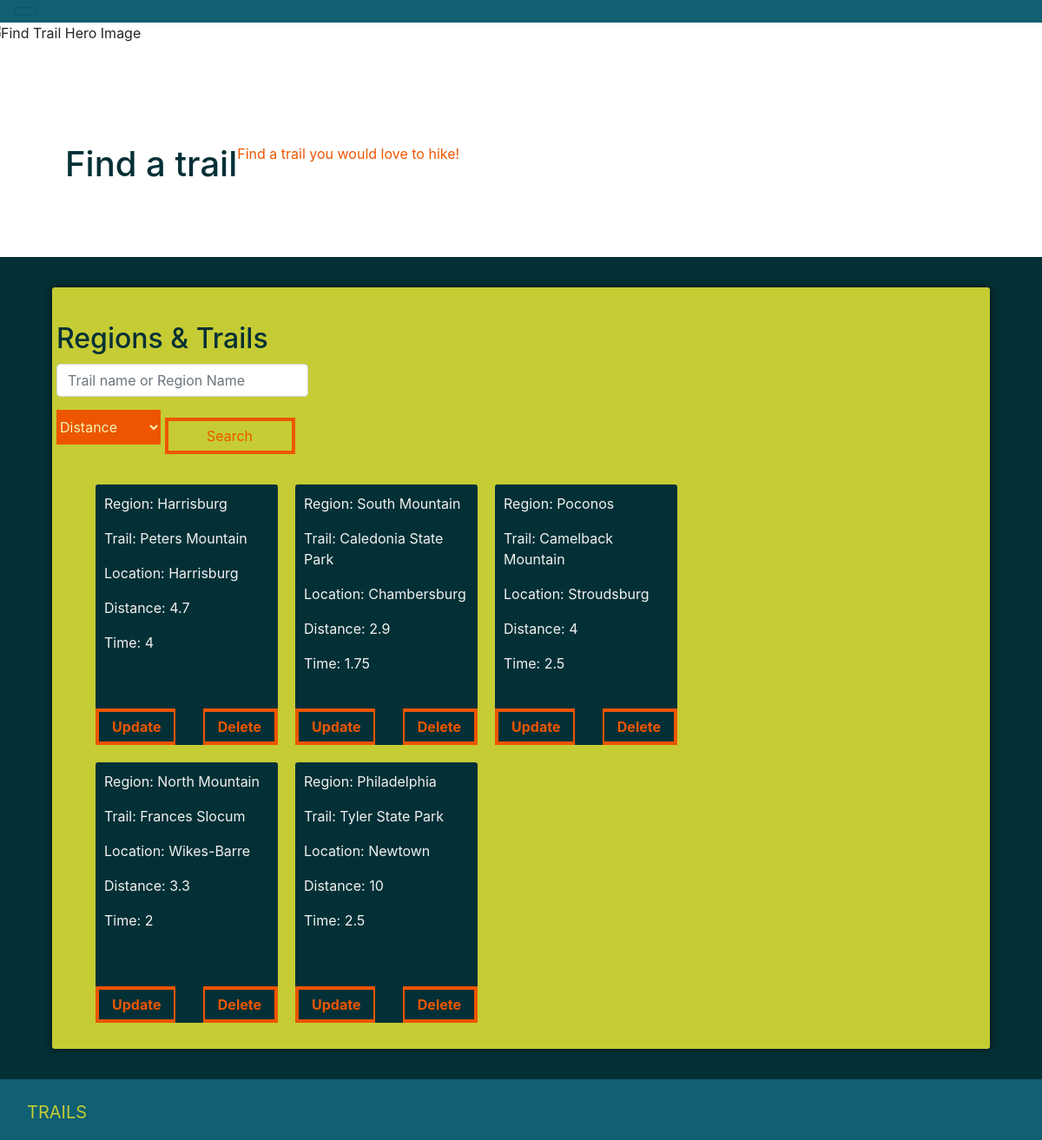
Screenshot of /find-trail.php with the database file from the repository.
### tables this page shows
CREATE TABLE `trail` (
  `id` int(11) UNSIGNED NOT NULL,
  `region_id` int(11) DEFAULT NULL,
  `name` varchar(255) DEFAULT NULL,
  `location` varchar(255) DEFAULT NULL,
  `distance` float DEFAULT NULL,
  `avgTime` float DEFAULT NULL
);

CREATE TABLE `region` (
  `id` int(11) UNSIGNED NOT NULL,
  `name` varchar(255) DEFAULT NULL
);

### find-trail.php (the view, shortened to what this page needs)
<?php
include 'inc/header.php';
include 'inc/db.php';
$sql = "SELECT trail.id AS trail_id, trail.name AS trailName, location, distance, avgTime,
        region.name AS regionName FROM trail JOIN region ON region.id = trail.region_id";
$result = $conn->query($sql);
?>
        <?php include 'inc/trail-hero.php'; ?>
        <div class="container">
            <div class="row page-intro">
                <h1 class="col-xs-12 text-xs-center">Find a trail</h1>
                <p class="col-xs-12 text-xs-center">Find a trail you would love to hike!</p>
            </div>
        </div>
            <div class="container-fluid trail-section">
                <div class="container">
                    <div class="row">
                        <div class="form-card clearfix">
                            <h2 class="col-xs-12">Regions &amp Trails</h2>
                            <div class="col-xs-6 drop-down">
                                <form action="find-trail.php" method="post" accept-charset="utf-8">
                                    <div class="form-group">
                                        <input type="text" name="search_term" class="form-control" id="trail-search"placeholder="Trail name or Region Name">
                                        <select class="float-xs-left my-drp-down sort-drop-down" name="distance-drp-down">
                                            <option value="distance">Distance</option>
                                        </select>
                                        <button type="submit" value="send" name="submit" class="col-xs-12 float-xs-right btn btn-default my-btn submit-btn">Search</button>
                                    </div>
                                </form>
                            </div>
                            <div class="col-sm-12 col-md-8" id="trail-area">
                                <?php
                                if ($result->num_rows > 0) {
                                    while ($row = $result->fetch_assoc()) {
                                        echo '<div class="trail">
                                                <p>' . 'Region: ' . $row['regionName'] . '</p>
                                                <p>' . 'Trail: ' . $row['trailName'] . '</p>
                                                <p>' . 'Location: ' . $row['location'] . '</p>
                                                <p>' . 'Distance: ' . $row['distance'] . '</p>
                                                <p>' . 'Time: ' . $row['avgTime'] . '</p>
                                                <div class="trail-link">
                                                    <a class="col-xs-6 font-weight-bold explore-btn" href=trail-form.php?trail_id=' . $row['trail_id'] .'>Update</a>
                                                    <a class="col-xs-6 font-weight-bold delete-btn" href=delete.php?trail_id=' . $row['trail_id'] .'>Delete</a>
                                                </div>
                                            </div>';
                                    }
                                } else {
                                    echo "Error: " . $conn->error;
                                    echo "<br>";
                                    echo "There are no records of any trials.";
                                }
                                ?>
                            </div>
                        </div>
                    </div>
                </div>
            </div>
<?php include 'inc/footer.php'; ?>

### inc/header.php (shortened to what this page needs)
<!DOCTYPE html>
<html>
    <head>
        <link rel="stylesheet" href="https://maxcdn.bootstrapcdn.com/bootstrap/4.0.0-alpha.5/css/bootstrap.min.css">
        <link rel="stylesheet" href="/styles/main.css">
    </head>
    <body>
        <header>
            <nav class="navbar navbar-light" id="nav-bar">
                <button class="navbar-toggler hidden-lg-up" id="resp-btn" type="button" data-toggle="collapse" data-target="#navbarResponsive" aria-controls="navbarResponsive" aria-expanded="false" aria-label="Toggle navigation"></button>
            </nav>
        </header>

### inc/trail-hero.php
<div class="row">
    <img src="imgs/find-trail-hero-img@2x.png" alt="Find Trail Hero Image" class="col-xs-12 img-fluid">
</div>

### inc/footer.php (shortened to what this page needs)
        <footer class="container-fluid">
            <div class="navbar">
                <a class="navbar-brand logo" id="footer-brand" href="../index.php">TRAILS</a>
            </div>
        </footer>
    </body>
</html>

### styles/main.css (style rules this page uses)
#nav-bar { background: #105F73; border-radius: 0px; }
.container { margin: 0 auto; padding: 15px; max-width: 1080px; width: 100%; }
p { color: #f1f1f1; }
h2 { margin: 20px -10px 5px; color: #033036; }
.form-card { margin: 20px auto; padding: 20px 15px; background: #C6CC33; border-radius: 3px; box-shadow: 0px 0px 10px #121212; }
.my-btn { padding: 15px; text-align: center; border: 4px solid #ED5500; color: #ED5500; margin-top: 15px; width: 240px; background: none; border-radius: 0; }
.drop-down { margin-top: 10px; width: auto; }
.my-drp-down { margin-top: 10px; width: 240px; height: 50px; background: #ED5500; color: #F7F3B2; border: none; border-radius: 0; margin: 0 0 20px -10px; }
.about, .trail-section { background: #033036; }
#trail-area, #region-area { padding: 0; margin-left: 35px; height: auto; }
#trail-search, #submit-btn { margin-left: -10px; }
#trail-search { width: 290px; }
.submit-btn { width: 150px; padding: 5px; }
.trail { margin: 10px 20px 10px 0; padding: 10px; width: 210px; height: 300px; float: left; background: #033036; border-radius: 3px; position: relative; }
.explore-btn { padding: 5px 15px; text-align: center; border: 4px solid #ED5500; border-left: 4px solid #ED5500; border-right: 2px solid #ED5500; color: #ED5500; position: absolute; left: 0; bottom: 0; }
.delete-btn { padding: 5px 15px; text-align: center; border: 4px solid #ED5500; border-left: 2px solid #ED5500; border-right: 4px solid #ED5500; color: #ED5500; position: absolute; right: 0; bottom: 0; }
.sort-drop-down { margin-top: 15px; width: 120px; height: 40px; }
.page-intro { margin: 100px auto 60px; }
.page-intro h1 { color: #033036; }
.page-intro p { color: #ED5500; }
footer { height: 70px; background: #105F73; }
#footer-brand { margin-right: 30px; color: #C6CC33; margin-top: 10px; }

### rows the page displays
trail: region.name "Harrisburg", name "Peters Mountain", location "Harrisburg", distance "4.7", avgTime "4"
trail: region.name "South Mountain", name "Caledonia State Park", location "Chambersburg", distance "2.9", avgTime "1.75"
trail: region.name "Poconos", name "Camelback Mountain", location "Stroudsburg", distance "4", avgTime "2.5"
trail: region.name "North Mountain", name "Frances Slocum", location "Wikes-Barre", distance "3.3", avgTime "2"
trail: region.name "Philadelphia", name "Tyler State Park", location "Newtown", distance "10", avgTime "2.5"
